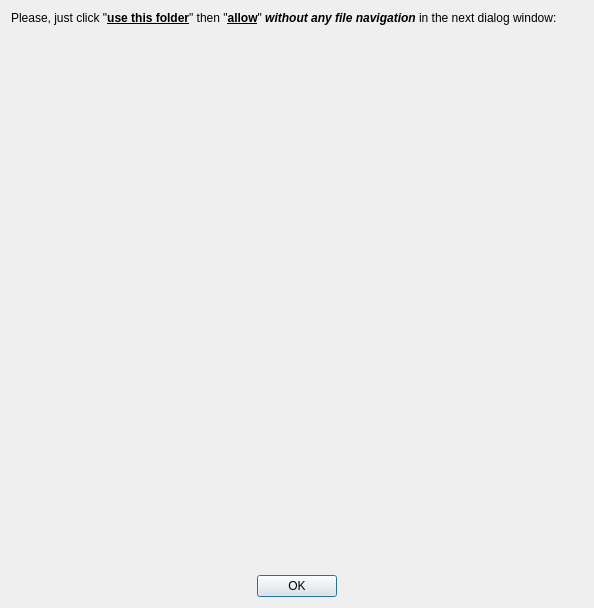
<?xml version="1.0" encoding="UTF-8"?>
<ui version="4.0">
 <class>SafAccessDialog</class>
 <widget class="QDialog" name="SafAccessDialog">
  <property name="geometry">
   <rect>
    <x>0</x>
    <y>0</y>
    <width>594</width>
    <height>608</height>
   </rect>
  </property>
  <property name="windowTitle">
   <string>Dialog</string>
  </property>
  <layout class="QVBoxLayout" name="verticalLayout">
   <item>
    <widget class="QLabel" name="label_2">
     <property name="text">
      <string>&lt;html&gt;&lt;head/&gt;&lt;body&gt;&lt;p&gt;Please, just click &amp;quot;&lt;span style=&quot; font-weight:700; text-decoration: underline;&quot;&gt;use this folder&lt;/span&gt;&amp;quot; then &amp;quot;&lt;span style=&quot; font-weight:700; text-decoration: underline;&quot;&gt;allow&lt;/span&gt;&amp;quot; &lt;span style=&quot; font-weight:700; font-style:italic;&quot;&gt;without any file navigation&lt;/span&gt; in the next dialog window:&lt;/p&gt;&lt;/body&gt;&lt;/html&gt;</string>
     </property>
     <property name="wordWrap">
      <bool>true</bool>
     </property>
    </widget>
   </item>
   <item>
    <spacer name="verticalSpacer_2">
     <property name="orientation">
      <enum>Qt::Vertical</enum>
     </property>
     <property name="sizeHint" stdset="0">
      <size>
       <width>20</width>
       <height>1</height>
      </size>
     </property>
    </spacer>
   </item>
   <item>
    <layout class="QHBoxLayout" name="horizontalLayout">
     <item>
      <spacer name="horizontalSpacer">
       <property name="orientation">
        <enum>Qt::Horizontal</enum>
       </property>
       <property name="sizeHint" stdset="0">
        <size>
         <width>1</width>
         <height>20</height>
        </size>
       </property>
      </spacer>
     </item>
     <item>
      <widget class="QLabel" name="label">
       <property name="pixmap">
        <pixmap resource="qml.qrc">:/icons/saf_access_request.png</pixmap>
       </property>
       <property name="alignment">
        <set>Qt::AlignCenter</set>
       </property>
      </widget>
     </item>
     <item>
      <spacer name="horizontalSpacer_2">
       <property name="orientation">
        <enum>Qt::Horizontal</enum>
       </property>
       <property name="sizeHint" stdset="0">
        <size>
         <width>1</width>
         <height>20</height>
        </size>
       </property>
      </spacer>
     </item>
    </layout>
   </item>
   <item>
    <spacer name="verticalSpacer">
     <property name="orientation">
      <enum>Qt::Vertical</enum>
     </property>
     <property name="sizeHint" stdset="0">
      <size>
       <width>20</width>
       <height>1</height>
      </size>
     </property>
    </spacer>
   </item>
   <item>
    <widget class="QDialogButtonBox" name="buttonBox">
     <property name="orientation">
      <enum>Qt::Horizontal</enum>
     </property>
     <property name="standardButtons">
      <set>QDialogButtonBox::Ok</set>
     </property>
     <property name="centerButtons">
      <bool>true</bool>
     </property>
    </widget>
   </item>
  </layout>
 </widget>
 <resources>
  <include location="qml.qrc"/>
 </resources>
 <connections>
  <connection>
   <sender>buttonBox</sender>
   <signal>accepted()</signal>
   <receiver>SafAccessDialog</receiver>
   <slot>accept()</slot>
   <hints>
    <hint type="sourcelabel">
     <x>248</x>
     <y>254</y>
    </hint>
    <hint type="destinationlabel">
     <x>157</x>
     <y>274</y>
    </hint>
   </hints>
  </connection>
  <connection>
   <sender>buttonBox</sender>
   <signal>rejected()</signal>
   <receiver>SafAccessDialog</receiver>
   <slot>reject()</slot>
   <hints>
    <hint type="sourcelabel">
     <x>316</x>
     <y>260</y>
    </hint>
    <hint type="destinationlabel">
     <x>286</x>
     <y>274</y>
    </hint>
   </hints>
  </connection>
 </connections>
</ui>
